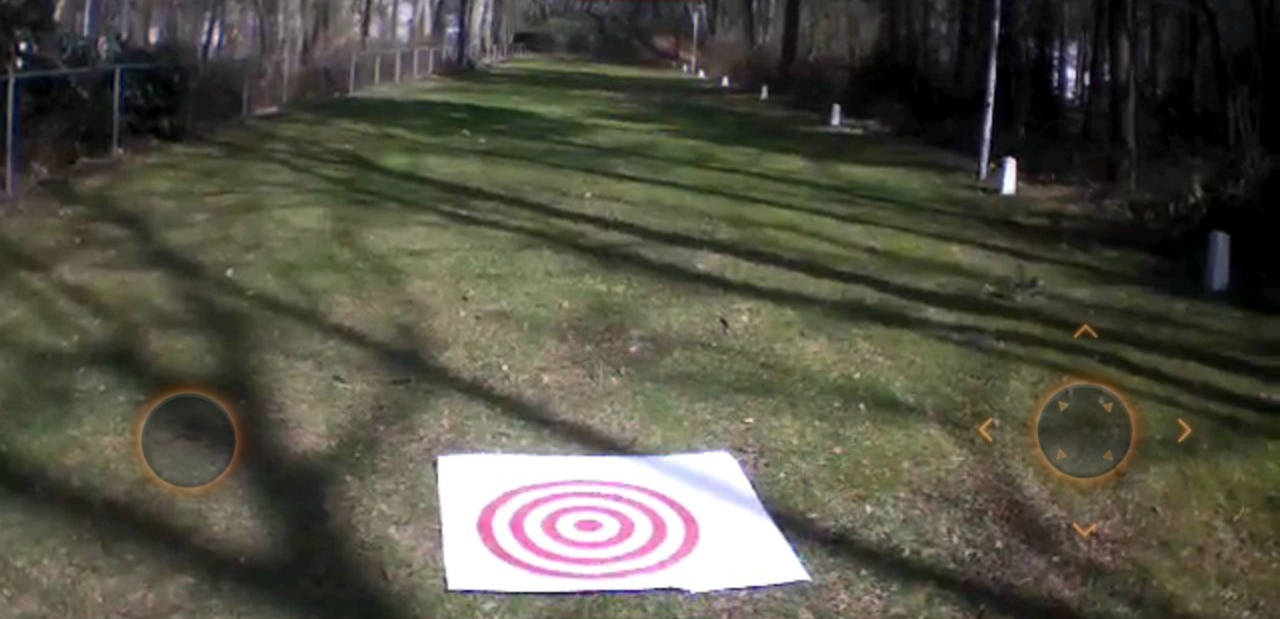
#> input picture test_images/close1.jpg, 1280 x 619 px; its folder holds only this picture in this run
$ python -i recognition.py   (imports and definitions only)
#> lines starting #> are read from the running program, lines starting #| are printed output that depends on the picture; after the words box and inside, x2 and y2 are one past the last pixel; in counts of white or black regions, pixels touching at a corner belong together
#> further down, picture is the input picture: shape (619, 1280, 3); mean B, G, R 68.9, 81.6, 83.1
#!/usr/bin/python

# Standard imports
import threading

import cv2
import numpy as np
import time
import pygame
from PIL import Image, ImageEnhance
from Queue import Queue


previous_measurement = None
false_positive_offset = 50
false_positives = []


# [4 lines left out: function showme, not called in this run]


def invert(imagem):
    return 255 - imagem


def binarize2(arr, thresh=170):
    return (arr > thresh).astype(int) * 255


def check_lightness(im):
    under_horizon = False

    for x in xrange(len(im)):
        val = np.sum(im[x])
        if not under_horizon:
            im[x] = (im[x] < -1).astype(int)

            if val < 25*255:
                #print("Horizon is at y={}".format(x))
                under_horizon = True

    return im


def preprocess_image(im):
    # Preprocessing - Greyscale
    im = cv2.cvtColor(im, cv2.COLOR_BGR2GRAY)
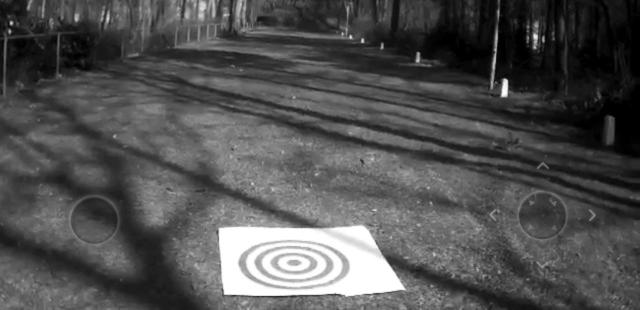
#> im: shape (619, 1280) (shown at 1/2 size); min 0, max 255, mean 80.6

    #im = np.array(map(extract_red, im))

    # Preprocessing - Brightness / Contrast
    pil_im = Image.fromarray(im)
    pil_im = ImageEnhance.Brightness(pil_im).enhance(0.20)
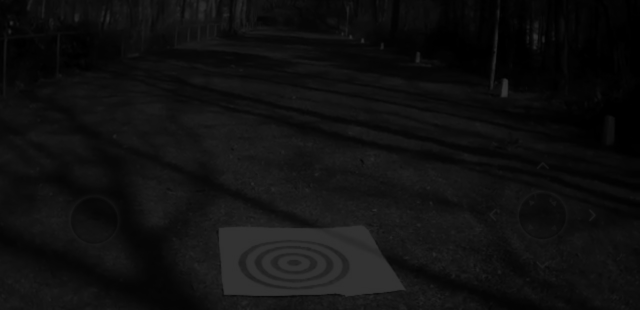
#> pil_im: PIL image 1280x619 L (shown at 1/2 size); min 0, max 51, mean 15.7
    pil_im = ImageEnhance.Contrast(pil_im).enhance(7)
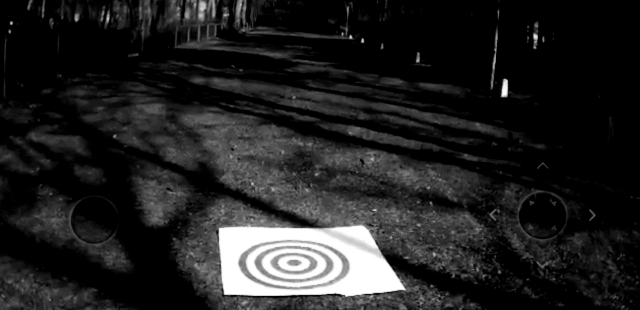
#> pil_im: PIL image 1280x619 L (shown at 1/2 size); min 0, max 255, mean 33.9
    pil_im = ImageEnhance.Brightness(pil_im).enhance(0.20)
    pil_im = ImageEnhance.Contrast(pil_im).enhance(7)
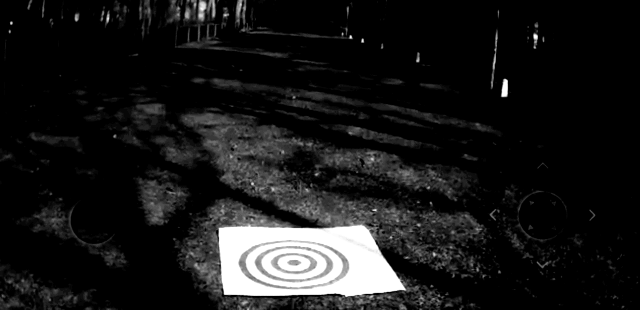
#> pil_im: PIL image 1280x619 L (shown at 1/2 size); min 0, max 255, mean 25.5

    # Convert back to cv2
    im = np.array(pil_im)

    im = binarize2(im)
#> in binarize2, `return (arr > thresh).astype(int) * 255`:
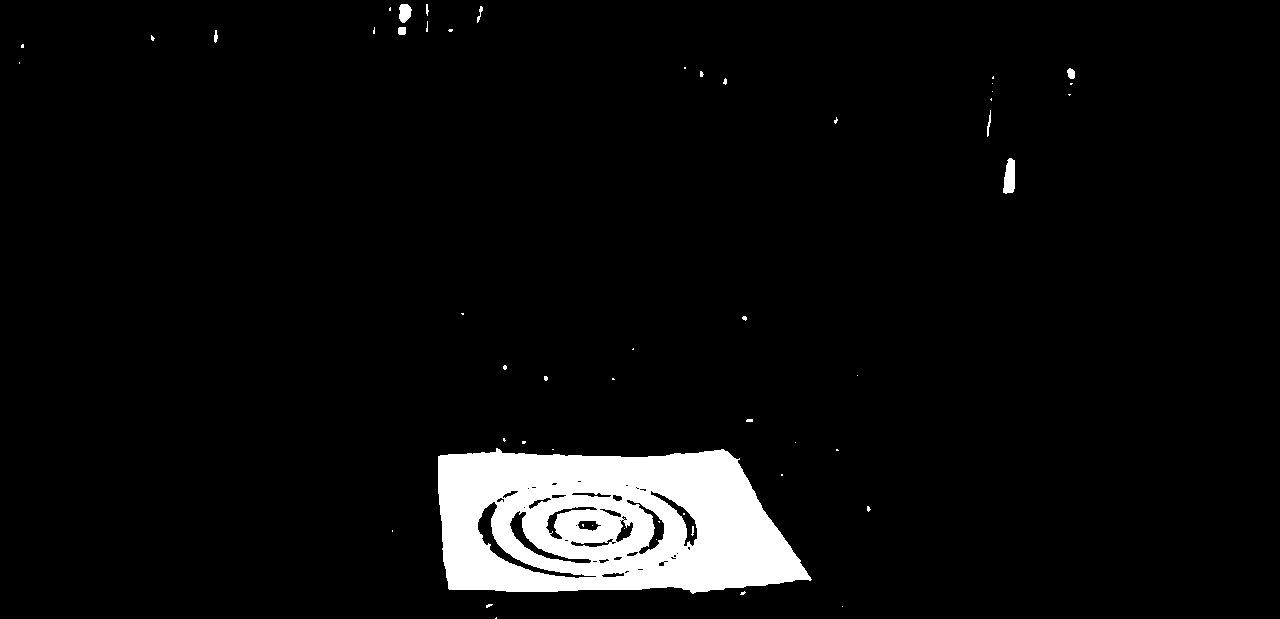
#> returned value: shape (619, 1280) int64; 5.3% white; 53 white regions (43 under 20 px), largest, box (x1, y1, x2, y2) and area: (438, 448, 812, 594) 40921, (1003, 158, 1015, 194) 337, (399, 4, 412, 23) 188

    im = check_lightness(im)
#> the loop in check_lightness, `for x in xrange(len(im)):` made 619 passes
#> (val, under_horizon) on pass 1: (0, True)
#> after the loop in check_lightness, `for x in xrange(len(im)):`: under_horizon = True

    im = np.array(im, dtype=np.uint8)
    im = invert(im)
    return im


# [73 lines left out: function process_image, not called in this run]


def draw_keypoint(keypoint, im):
    return cv2.drawKeypoints(im, [keypoint], np.array([]), (255, 0, 0),
                             cv2.DRAW_MATCHES_FLAGS_DRAW_RICH_KEYPOINTS)


# [18 lines left out: functions plot_image, initialize, not called in this run]


class ProcessingThread(threading.Thread):
    input_queue = Queue()
    output_queue = Queue()
    run = True

    def stop(self):
        self.run = False

    # [9 lines left out: function run, not called in this run]


# [18 lines not run here, left out]

>>> import cv2
>>> picture = cv2.imread('test_images/close1.jpg')
>>> result = preprocess_image(picture)

$ run again, on test_images/far1.jpg
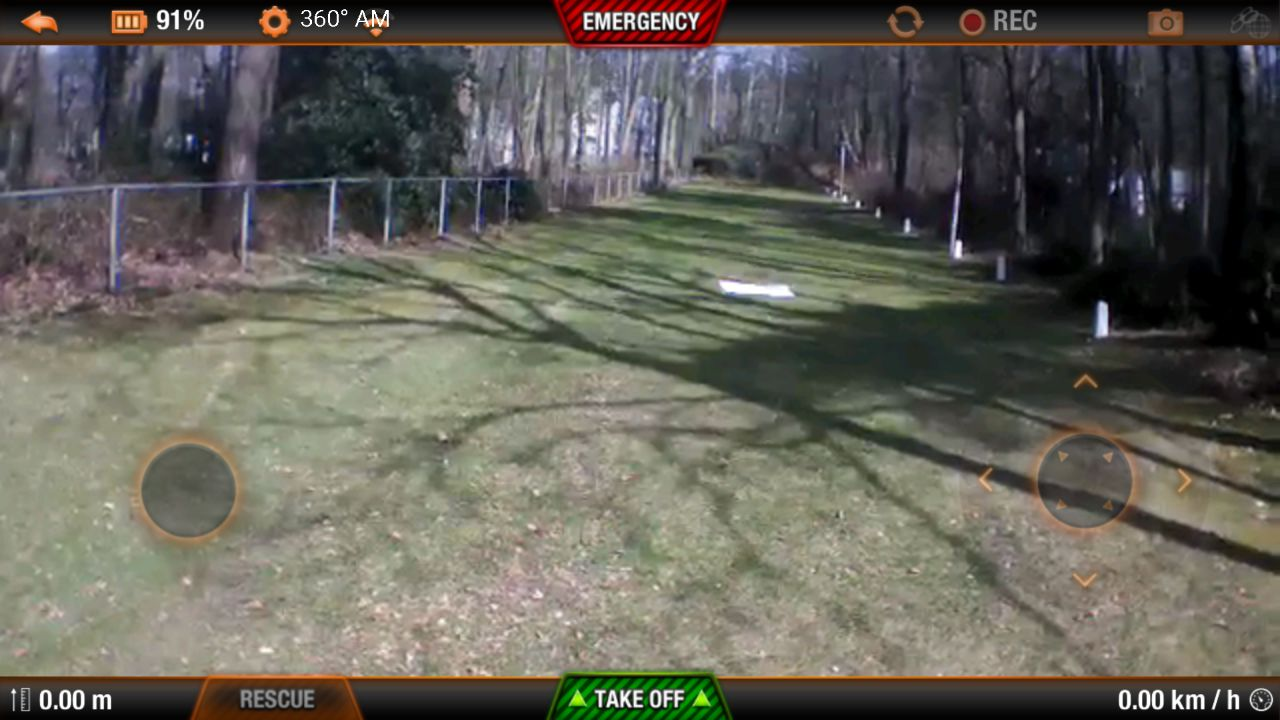
#> input picture test_images/far1.jpg, 1280 x 720 px
#> picture is the input picture: shape (720, 1280, 3); mean B, G, R 88.5, 97.2, 99.2
#> in preprocess_image, `pil_im = ImageEnhance.Contrast(pil_im).enhance(7)`:
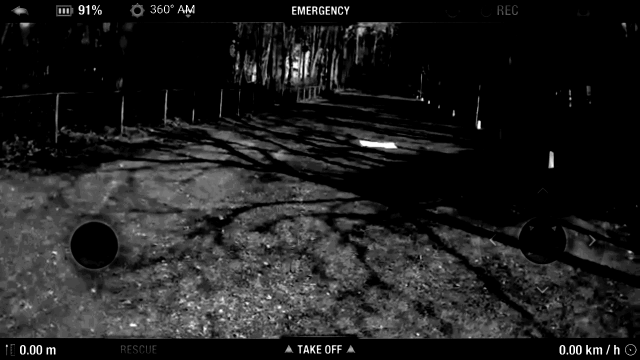
#> pil_im: PIL image 1280x720 L (shown at 1/2 size); min 0, max 255, mean 31
#> in binarize2, `return (arr > thresh).astype(int) * 255`:
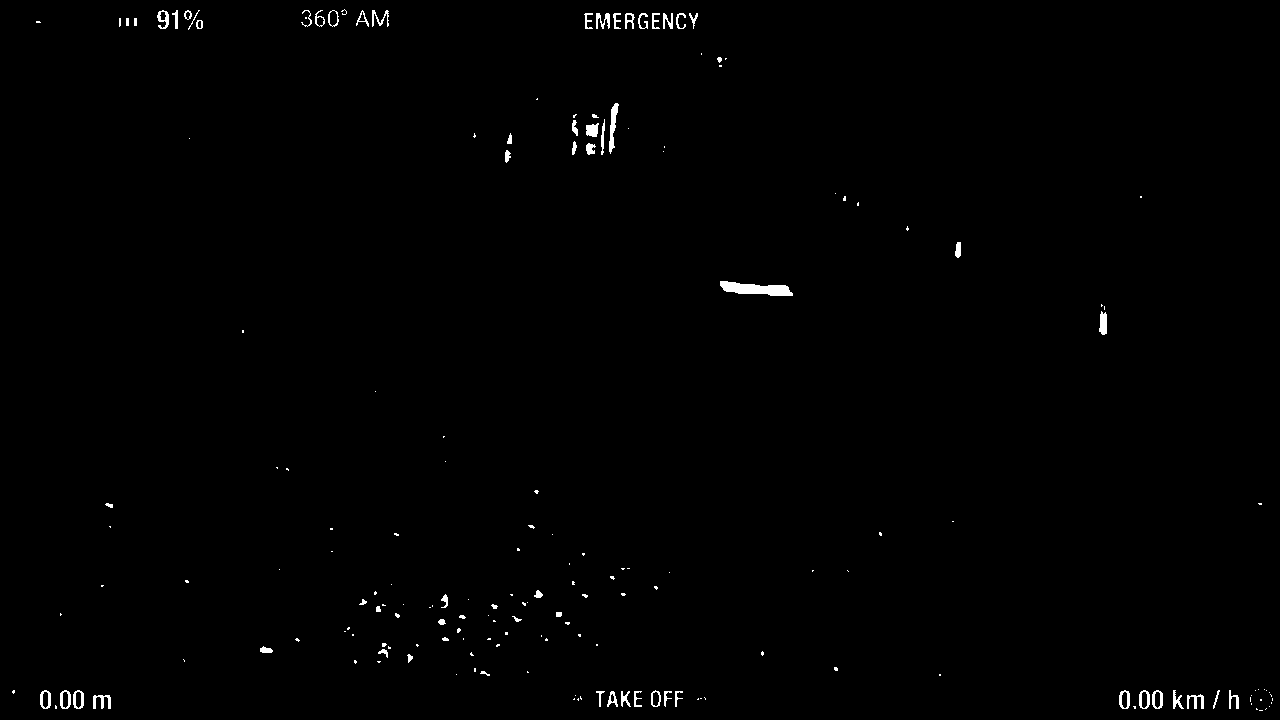
#> returned value: shape (720, 1280) int64; 0.63% white; 187 white regions (121 under 20 px), largest, box (x1, y1, x2, y2) and area: (720, 281, 793, 296) 693, (609, 103, 619, 154) 239, (1099, 311, 1107, 335) 153
#> the loop in check_lightness, `for x in xrange(len(im)):` made 720 passes
#> (val, under_horizon) on pass 1: (0, True)
#> after the loop in check_lightness, `for x in xrange(len(im)):`: under_horizon = True
